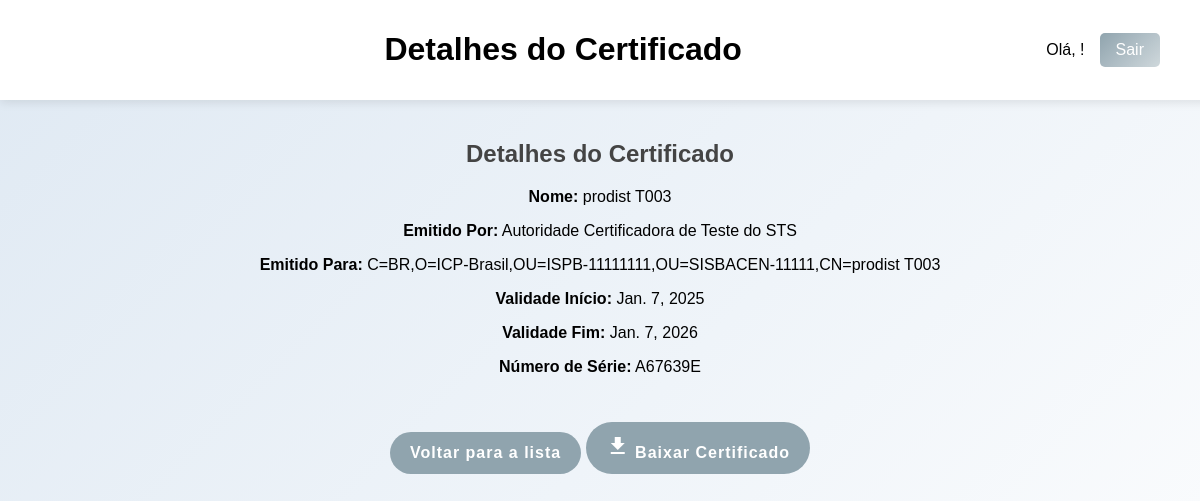
The page /certificados/27/ on the database its author committed.
### home/models.py (models this page shows, shortened)
class Certificado(models.Model):
    arquivo = models.FileField(upload_to='certificados/')
    nome = models.CharField(max_length=255)
    emitido_por = models.CharField(max_length=255)
    emitido_para = models.CharField(max_length=255)
    validade_inicio = models.DateField()
    validade_fim = models.DateField()
    numero_serie = models.CharField(max_length=255, unique=True)  # Mantém como texto, mas em formato HEX

### home/views/certificate_views.py (the view)
# urls.py: path("certificados/<int:cert_id>/", views.certificate_views.detalhes_certificado, name="detalhes_certificado"), # Rota para detalhe do certificado
def detalhes_certificado(request, cert_id):
    certificado = Certificado.objects.get(id=cert_id)
    return render(request, "home/certificados/detalhes_certificado.html", {"certificado": certificado})

### home/templates/home/certificados/detalhes_certificado.html (shortened to what this page needs)
<!DOCTYPE html>
<html lang="pt-br">
<head>
    {% load static %}
    <link rel="stylesheet" href="{% static 'home/css/styles.css' %}">
</head>
<body>
    <header class="header">
        <div class="header-container">
            <h1>Detalhes do Certificado</h1>
            <div class="user-info">
                <p>Olá, <strong>{{ user.username }}</strong>!</p>
                <form action="{% url 'logout' %}" method="post">
                    <button type="submit" class="logout-btn">Sair</button>
                </form>
            </div>
        </div>
    </header>
    <main class="app-main">
        <div class="details-container">
            <h2>Detalhes do Certificado</h2>
            <div class="info-group">
                <p><strong>Nome:</strong> {{ certificado.nome }}</p>
                <p><strong>Emitido Por:</strong> {{ certificado.emitido_por }}</p>
                <p><strong>Emitido Para:</strong> {{ certificado.emitido_para }}</p>
            </div>
            <div class="info-group">
                <p><strong>Validade Início:</strong> {{ certificado.validade_inicio }}</p>
                <p><strong>Validade Fim:</strong> {{ certificado.validade_fim }}</p>
                <p><strong>Número de Série:</strong> {{ certificado.numero_serie }}</p>
            </div>
            <div class="actions">
                <a href="{% url 'certificados' %}" class="back-button">Voltar para a lista</a>
                <a href="{% url 'download_certificado' certificado.pk %}" class="back-button">
                    <i class="material-icons">file_download</i> Baixar Certificado
                </a>
            </div>
        </div>
    </main>
</body>
</html>

### home/static/home/css/styles.css (style rules this page uses)
body { margin: 0; font-family: Arial, sans-serif; display: flex; flex-direction: column; align-items: center; background: linear-gradient(135deg, #dfe9f3, #ffffff); padding-top: 100px; min-height: 100vh; overflow-x: hidden; }
.header { width: 100%; background-color: #ffffff; box-shadow: 0 2px 10px rgba(0, 0, 0, 0.1); padding: 10px 20px; display: flex; justify-content: space-between; align-items: center; position: fixed; top: 0; left: 0; z-index: 1000; min-height: 50px; }
.header-container { width: 90%; margin: 0 auto; display: flex; justify-content: space-between; align-items: center; max-width: 1200px; }
.user-info { display: flex; align-items: center; gap: 15px; }
.logout-btn { background-color: #ff4d4d; color: white; border: none; padding: 8px 16px; border-radius: 5px; cursor: pointer; }
.app-main { text-align: center; width: 80%; margin-top: 20px; }
h2 { font-size: 24px; margin-bottom: 20px; color: #444; }
.back-button { display: inline-block; background-color: #90a4ae; color: white; padding: 12px 20px; border-radius: 30px; text-decoration: none; margin-top: 30px; font-size: 16px; font-weight: bold; letter-spacing: 1px; transition: background-color 0.3s ease, transform 0.3s ease; }
button { width: 100%; padding: 10px; background: linear-gradient(135deg, #90a4ae, #cfd8dc); border: none; color: #37474f; font-size: 16px; border-radius: 5px; cursor: pointer; transition: 0.3s; }

### rows shown on the page
Certificado: nome "prodist T003", emitido_por "Autoridade Certificadora de Teste do STS", emitido_para "C=BR,O=ICP-Brasil,OU=ISPB-11111111,OU=SISBACEN-11111,CN=prodist T003", validade_inicio "Jan. 7, 2025", validade_fim "Jan. 7, 2026", numero_serie "A67639E"
